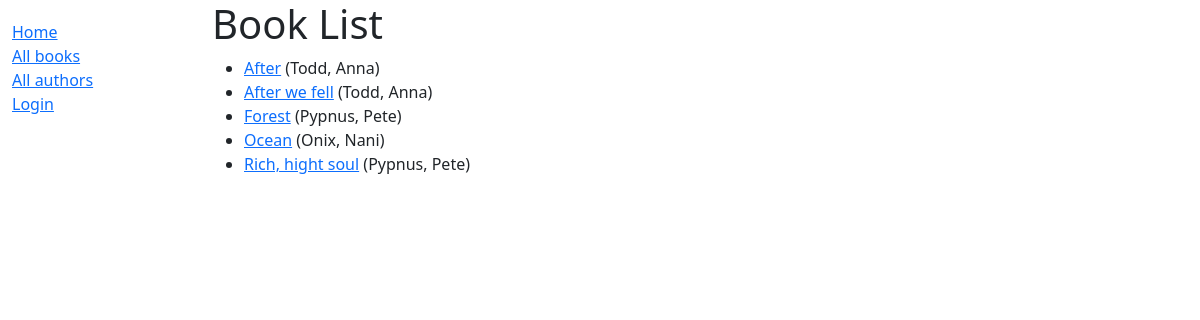
/catalog/books/, run on the app's committed database.
### catalog/models.py (models this page shows, shortened)
class Book(models.Model):
    title = models.CharField(max_length=200)
    author = models.ForeignKey('Author', on_delete=models.SET_NULL, null=True)
    summary = models.TextField(max_length=1000, help_text='Enter a brief description of the book')
    isbn = models.CharField('ISBN', max_length=13, unique=True,
                            help_text='13 Character <a href="https://www.isbn-international.org/content/what-isbn">ISBN number</a>')
    genre = models.ManyToManyField(Genre, help_text='Select a genre for this book')
    language = models.ForeignKey('Language', on_delete=models.SET_NULL, null=True)
    class Meta:
        ordering = ['title', 'author']
    def display_genre(self):
        return ', '.join([genre.name for genre in self.genre.all()[:3]])
    display_genre.short_description = 'Genre'
    def get_absolute_url(self):
        return reverse('book-detail', args=[str(self.id)])

class Author(models.Model):
    first_name = models.CharField(max_length=100)
    last_name = models.CharField(max_length=100)
    date_of_birth = models.DateField(null=True, blank=True)
    date_of_death = models.DateField('died', null=True, blank=True)
    class Meta:
        ordering = ['last_name', 'first_name']
    def __str__(self):
        return f'{self.last_name}, {self.first_name}'

### catalog/views.py (the view)
# urls.py: path('books/', views.BookListView.as_view(), name='books'),
class BookListView(generic.ListView):
    model = Book
    paginate_by = 10

### catalog/templates/catalog/book_list.html
{% extends "base_generic.html" %}
{% block content %}
<h1>Book List</h1>
{% if book_list %}
<ul>
    {% for book in book_list %}
    <li>
        <a href="{{ book.get_absolute_url }}">{{ book.title }}</a> ({{book.author}})
    </li>
    {% endfor %}
</ul>
{% else %}
<p>There are no books in the library.</p>
{% endif %}
{% endblock %}

### data on the page
Book: title "After", author "Todd, Anna"
Book: title "After we fell", author "Todd, Anna"
Book: title "Forest", author "Pypnus, Pete"
Book: title "Ocean", author "Onix, Nani"
Book: title "Rich, hight soul", author "Pypnus, Pete"
